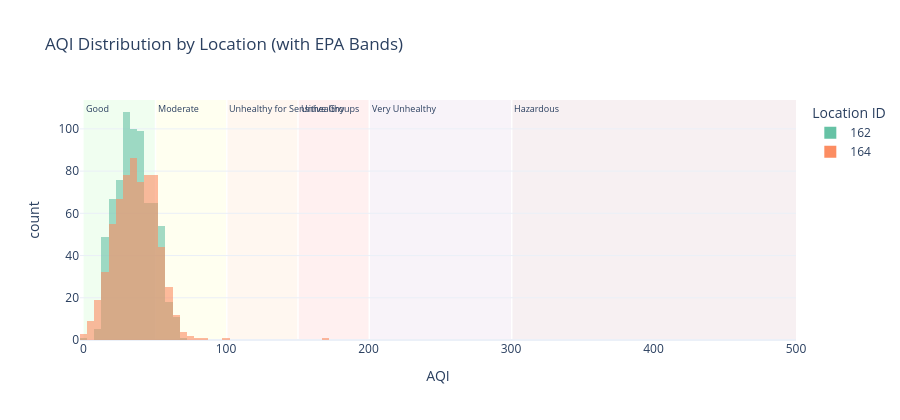

Notebook code for this chart:
### Markdown cell above
## 5. AQI Distribution & EPA Bands

### Code cell
AQI_BANDS = [
    (0,   50,  "Good",                           "#00e400"),
    (51,  100, "Moderate",                        "#ffff00"),
    (101, 150, "Unhealthy for Sensitive Groups",  "#ff7e00"),
    (151, 200, "Unhealthy",                       "#ff0000"),
    (201, 300, "Very Unhealthy",                  "#8f3f97"),
    (301, 500, "Hazardous",                       "#7e0023"),
]

fig = px.histogram(
    wide.dropna(subset=["aqi"]),
    x="aqi",
    nbins=60,
    color="location_id",
    barmode="overlay",
    opacity=0.6,
    title="AQI Distribution by Location (with EPA Bands)",
    labels={"aqi": "AQI", "location_id": "Location"},
    template="plotly_white",
    color_discrete_sequence=COLOR_SEQ,
)

for lo, hi, label, color in AQI_BANDS:
    fig.add_vrect(
        x0=lo, x1=hi,
        fillcolor=color, opacity=0.06, layer="below", line_width=0,
        annotation_text=label, annotation_position="top left",
        annotation_font_size=9,
    )

fig.update_layout(height=420, legend_title="Location ID")
fig.show()

### Figure 1 — Plotly figure (JSON) as saved in the notebook; plotly's stock layout.template omitted (floating-point values rounded to 4 significant figures; data arrays with more than 128 entries replaced by an {"elided": "..."} marker saying what was removed)
{"data": [{"alignmentgroup": "True", "bingroup": "x", "hovertemplate": "Location=162<br>AQI=%{x}<br>count=%{y}<extra></extra>", "legendgroup": "162", "marker": {"color": "rgb(102,194,165)", "opacity": 0.6, "pattern": {"shape": ""}}, "name": "162", "nbinsx": 60, "offsetgroup": "162", "orientation": "v", "showlegend": true, "type": "histogram", "x": {"elided": "719 float values"}, "xaxis": "x", "yaxis": "y"}, {"alignmentgroup": "True", "bingroup": "x", "hovertemplate": "Location=164<br>AQI=%{x}<br>count=%{y}<extra></extra>", "legendgroup": "164", "marker": {"color": "rgb(252,141,98)", "opacity": 0.6, "pattern": {"shape": ""}}, "name": "164", "nbinsx": 60, "offsetgroup": "164", "orientation": "v", "showlegend": true, "type": "histogram", "x": {"elided": "671 float values"}, "xaxis": "x", "yaxis": "y"}], "layout": {"annotations": [{"font": {"size": 9}, "showarrow": false, "text": "Good", "x": 0, "xanchor": "left", "xref": "x", "y": 1, "yanchor": "top", "yref": "y domain"}, {"font": {"size": 9}, "showarrow": false, "text": "Moderate", "x": 51, "xanchor": "left", "xref": "x", "y": 1, "yanchor": "top", "yref": "y domain"}, {"font": {"size": 9}, "showarrow": false, "text": "Unhealthy for Sensitive Groups", "x": 101, "xanchor": "left", "xref": "x", "y": 1, "yanchor": "top", "yref": "y domain"}, {"font": {"size": 9}, "showarrow": false, "text": "Unhealthy", "x": 151, "xanchor": "left", "xref": "x", "y": 1, "yanchor": "top", "yref": "y domain"}, {"font": {"size": 9}, "showarrow": false, "text": "Very Unhealthy", "x": 201, "xanchor": "left", "xref": "x", "y": 1, "yanchor": "top", "yref": "y domain"}, {"font": {"size": 9}, "showarrow": false, "text": "Hazardous", "x": 301, "xanchor": "left", "xref": "x", "y": 1, "yanchor": "top", "yref": "y domain"}], "barmode": "overlay", "height": 420, "legend": {"title": {"text": "Location ID"}, "tracegroupgap": 0}, "shapes": [{"fillcolor": "#00e400", "layer": "below", "line": {"width": 0}, "opacity": 0.06, "type": "rect", "x0": 0, "x1": 50, "xref": "x", "y0": 0, "y1": 1, "yref": "y domain"}, {"fillcolor": "#ffff00", "layer": "below", "line": {"width": 0}, "opacity": 0.06, "type": "rect", "x0": 51, "x1": 100, "xref": "x", "y0": 0, "y1": 1, "yref": "y domain"}, {"fillcolor": "#ff7e00", "layer": "below", "line": {"width": 0}, "opacity": 0.06, "type": "rect", "x0": 101, "x1": 150, "xref": "x", "y0": 0, "y1": 1, "yref": "y domain"}, {"fillcolor": "#ff0000", "layer": "below", "line": {"width": 0}, "opacity": 0.06, "type": "rect", "x0": 151, "x1": 200, "xref": "x", "y0": 0, "y1": 1, "yref": "y domain"}, {"fillcolor": "#8f3f97", "layer": "below", "line": {"width": 0}, "opacity": 0.06, "type": "rect", "x0": 201, "x1": 300, "xref": "x", "y0": 0, "y1": 1, "yref": "y domain"}, {"fillcolor": "#7e0023", "layer": "below", "line": {"width": 0}, "opacity": 0.06, "type": "rect", "x0": 301, "x1": 500, "xref": "x", "y0": 0, "y1": 1, "yref": "y domain"}], "title": {"text": "AQI Distribution by Location (with EPA Bands)"}, "xaxis": {"anchor": "y", "domain": [0, 1], "title": {"text": "AQI"}}, "yaxis": {"anchor": "x", "domain": [0, 1], "title": {"text": "count"}}}}
